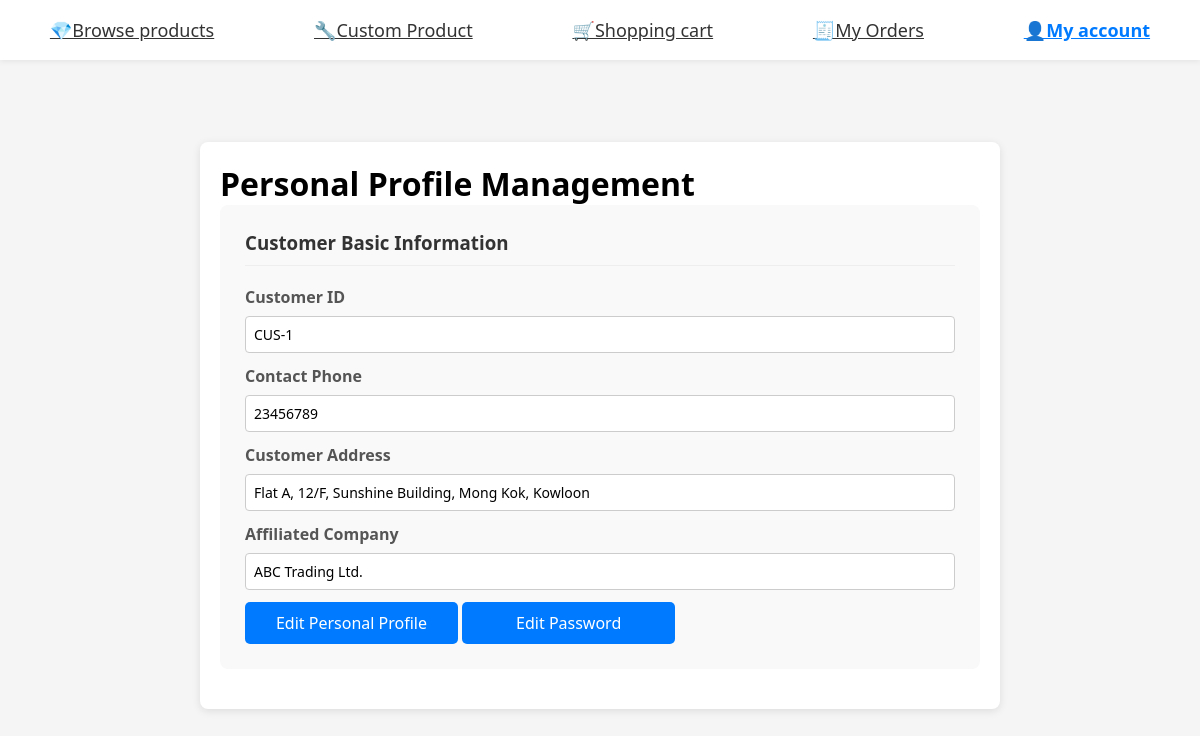
Before: /4523M-Project/customer/myAccount.php (signed in) with the older database file.
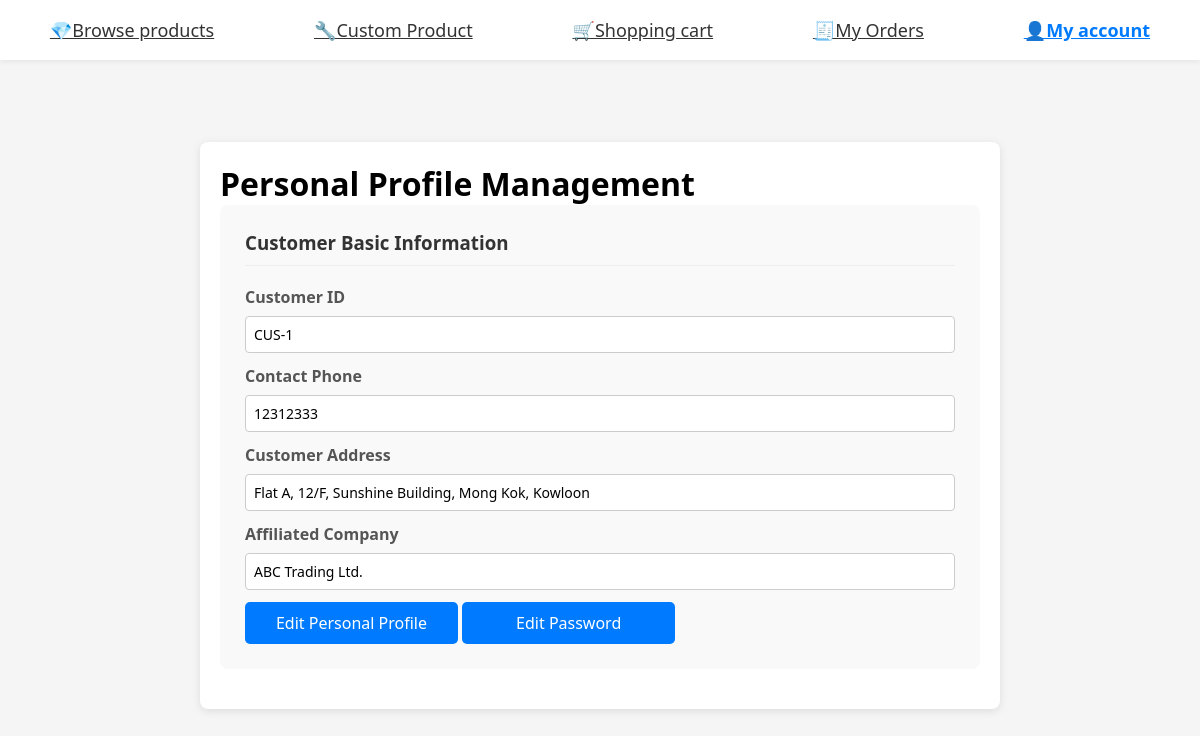
After: the same page with the newer database file.
### tables this page shows
CREATE TABLE `customers` (
  `cid` int(11) NOT NULL,
  `cname` varchar(255) NOT NULL,
  `cpassword` varchar(255) NOT NULL,
  `ctel` varchar(20) NOT NULL,
  `caddr` varchar(255) NOT NULL,
  `company` varchar(255) DEFAULT NULL,
  `cBudget` int(20) NOT NULL
);

### 4523M-Project/customer/myAccount.php (the view, shortened to what this page needs)
<?php
$userName = $_SESSION['customer'];
$host = 'localhost';
$dbuser = 'root';
$dbpass = '';
$dbname = 'projectdb';
$conn = mysqli_connect($host, $dbuser, $dbpass, $dbname);
$sql = "SELECT * FROM customers WHERE cname='$userName'";
$rs = mysqli_query($conn, $sql);
$UserInfo = mysqli_fetch_assoc($rs);
if (empty($UserInfo['company']))
    $Company="No Company!";
else
    $Company=$UserInfo['company'];
?>
<!DOCTYPE html>
<html lang="en">
<head>
    <link rel="stylesheet" href="../CSS/style.css">
</head>
<body class="body-customer">
    <div class="nav">
        <a  href="productList.php">💎Browse products</a>
        <a href="customProduct.php">🔧Custom Product</a>
        <a href="ShoppingCart.php">🛒Shopping cart</a>
        <a href="order.php">🧾My Orders</a>
        <a class="active" href="myAccount.php">👤My account</a>
    </div>
    <div class="container">
        <h1>Personal Profile Management</h1>
        <div class="form-card" >
            <h3>Customer Basic Information</h3>
            <div class="form-group">
                <label>Customer ID</label>
                <input type="text" id="customerId" value="CUS-<?php echo $UserInfo['cid'];?>" readonly>
            </div>
            <div class="form-group">
                <label>Contact Phone</label>
                <input type="text" id="phone" value="<?php echo $UserInfo['ctel'];?>" readonly>
            </div>
            <div class="form-group">
                <label>Customer Address</label>
                <input type="text" id="address" value="<?php echo $UserInfo['caddr'];?>" readonly>
            </div>
            <div class="form-group">
                <label>Affiliated Company</label>
                <input type="text" id="Company" value="<?php echo $Company;?>" readonly>
            </div>
            <button id="showEditInfoBtn" class="btn btn-primary" style="width:30%;">Edit Personal Profile</button>
            <button id="showEditPasswordBtn" class="btn btn-primary" style="width:30%;">Edit Password</button>
        </div>
    </div>
</body>
</html>

Changed rows visible on the page:
changed customers "CUS-1": ctel "23456789" → "12312333"
